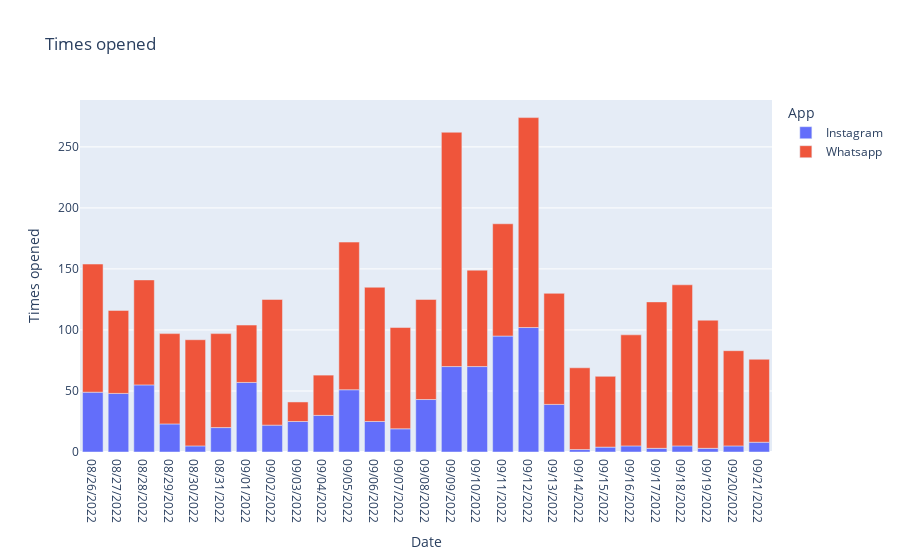

Notebook cell for this chart:
### Code cell
figure = px.bar(data_frame = data,
               x = "Date",
               y = "Times opened",
               color = "App",
               title = "Times opened")

figure.show()

### Figure 1 — Plotly figure (JSON) as saved in the notebook; plotly's stock layout.template omitted (floating-point values rounded to 4 significant figures)
{"data": [{"alignmentgroup": "True", "hovertemplate": "App=Instagram<br>Date=%{x}<br>Times opened=%{y}<extra></extra>", "legendgroup": "Instagram", "marker": {"color": "#636efa", "pattern": {"shape": ""}}, "name": "Instagram", "offsetgroup": "Instagram", "orientation": "v", "showlegend": true, "textposition": "auto", "type": "bar", "x": ["08/26/2022", "08/27/2022", "08/28/2022", "08/29/2022", "08/30/2022", "08/31/2022", "09/01/2022", "09/02/2022", "09/03/2022", "09/04/2022", "09/05/2022", "09/06/2022", "09/07/2022", "09/08/2022", "09/09/2022", "09/10/2022", "09/11/2022", "09/12/2022", "09/13/2022", "09/14/2022", "09/15/2022", "09/16/2022", "09/17/2022", "09/18/2022", "09/19/2022", "09/20/2022", "09/21/2022"], "xaxis": "x", "y": [49, 48, 55, 23, 5, 20, 57, 22, 25, 30, 51, 25, 19, 43, 70, 70, 95, 102, 39, 2, 4, 5, 3, 5, 3, 5, 8], "yaxis": "y"}, {"alignmentgroup": "True", "hovertemplate": "App=Whatsapp<br>Date=%{x}<br>Times opened=%{y}<extra></extra>", "legendgroup": "Whatsapp", "marker": {"color": "#EF553B", "pattern": {"shape": ""}}, "name": "Whatsapp", "offsetgroup": "Whatsapp", "orientation": "v", "showlegend": true, "textposition": "auto", "type": "bar", "x": ["08/26/2022", "08/27/2022", "08/28/2022", "08/29/2022", "08/30/2022", "08/31/2022", "09/01/2022", "09/02/2022", "09/03/2022", "09/04/2022", "09/05/2022", "09/06/2022", "09/07/2022", "09/08/2022", "09/09/2022", "09/10/2022", "09/11/2022", "09/12/2022", "09/13/2022", "09/14/2022", "09/15/2022", "09/16/2022", "09/17/2022", "09/18/2022", "09/19/2022", "09/20/2022", "09/21/2022"], "xaxis": "x", "y": [105, 68, 86, 74, 87, 77, 47, 103, 16, 33, 121, 110, 83, 82, 192, 79, 92, 172, 91, 67, 58, 91, 120, 132, 105, 78, 68], "yaxis": "y"}], "layout": {"autosize": true, "barmode": "relative", "legend": {"title": {"text": "App"}, "tracegroupgap": 0}, "title": {"text": "Times opened"}, "xaxis": {"anchor": "y", "autorange": true, "domain": [0, 1], "range": [-0.5, 26.5], "title": {"text": "Date"}, "type": "category"}, "yaxis": {"anchor": "x", "autorange": true, "domain": [0, 1], "range": [0, 288.4], "title": {"text": "Times opened"}, "type": "linear"}}}
